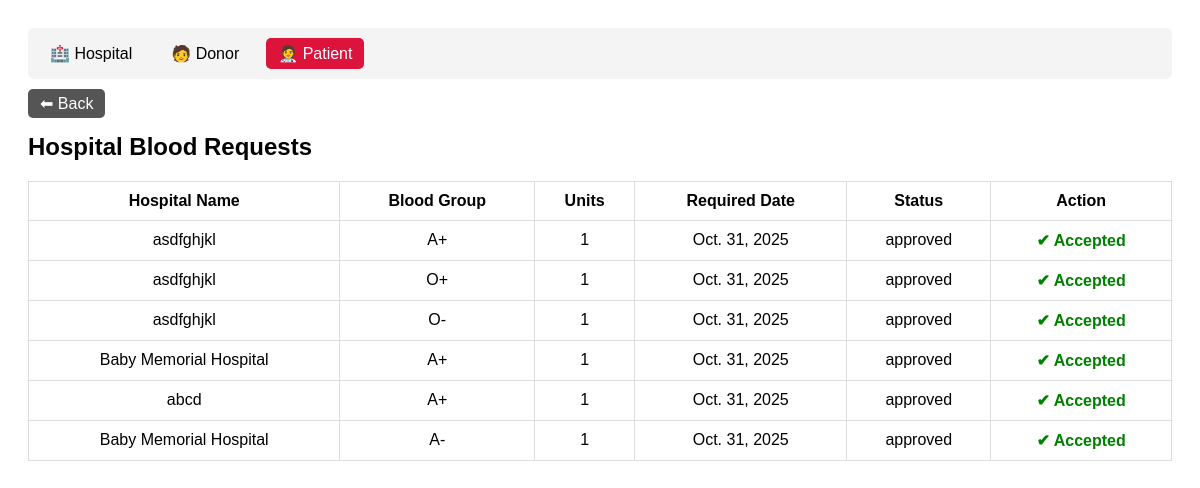
The page /manage_hospitals/ on the database as committed earlier.
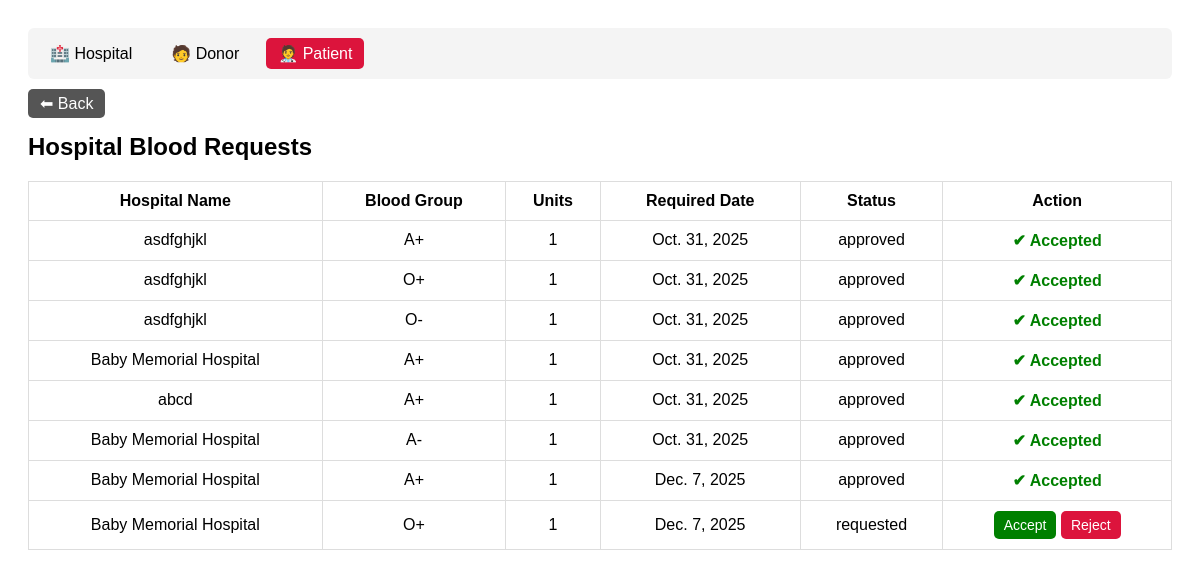
The same page on the database as committed later.
### Blood_Bank/models.py (models this page shows, shortened)
class Hospital_Request(models.Model):
    hospital = models.ForeignKey(Hospital,on_delete=models.CASCADE)
    Blood_group = models.CharField(null=False,blank=False)
    unit = models.PositiveIntegerField(null=True,blank=True)
    date = models.DateField(null=True,blank=True)
    urgent = models.BooleanField(default=False)
    patient_name = models.CharField(max_length=100, null=True, blank=True)
    patient_email = models.EmailField(null=True, blank=True)
    patient_contact = models.CharField(max_length=15, null=True, blank=True)
    STATUS_CHOICES = (
        ('requested', 'Requested'),
        ('approved', 'Approved'),
        ('rejected', 'Rejected'),
    )
    status = models.CharField(max_length=10, choices=STATUS_CHOICES, default='requested')

class Hospital(models.Model):
    profile = models.OneToOneField(Profile, on_delete=models.CASCADE)
    hospital_name = models.CharField(max_length=40,null=True,blank=True)
    contact_number = models.CharField(max_length = 20,null=True,blank=True)
    location = models.CharField(max_length=40,null=True,blank=True)
    a_pos = models.PositiveIntegerField(null=True, blank=True, default=0)
    a_neg = models.PositiveIntegerField(null=True, blank=True, default=0)
    b_pos = models.PositiveIntegerField(null=True, blank=True, default=0)
    b_neg = models.PositiveIntegerField(null=True, blank=True, default=0)
    ab_pos = models.PositiveIntegerField(null=True, blank=True, default=0)
    ab_neg = models.PositiveIntegerField(null=True, blank=True, default=0)
    o_pos = models.PositiveIntegerField(null=True, blank=True, default=0)
    o_neg = models.PositiveIntegerField(null=True, blank=True, default=0)

### Blood_Bank/views.py (the view)
# urls.py: path('manage_hospitals/',views.manage_hospitals,name='manage_hospitals'),
def manage_hospitals(request):
    hospital_request = Hospital_Request.objects.all()
    return render(request,'admin_dashboard/manage_hospitals.html',{'hospital_request':hospital_request})

### Blood_Bank/templates/admin_dashboard/manage_hospitals.html (shortened to what this page needs)
{% load static %}
<!DOCTYPE html>
<html lang="en">
<head>
    <link rel="stylesheet" href="{% static 'css/admin_dashboard/manage_hospitals.css' %}">
</head>
<body>
    <div class="page-container">
        <nav class="top-menu">
            <a href="{% url 'manage_hospitals' %}">🏥 Hospital</a>
            <a href="{% url 'manage_donors' %}">🧑 Donor</a>
            <a href="{% url 'manage_patients' %}" class="active">🧑‍⚕ Patient</a>
        </nav>
        <div class="back-section">
            <a href="{% url 'admindashboard' %}" class="back-btn">⬅ Back</a>
        </div>
        <main class="table-container">
            <h2>Hospital Blood Requests</h2>
            <table>
                <thead>
                    <tr>
                        <th>Hospital Name</th>
                        <th>Blood Group</th>
                        <th>Units</th>
                        <th>Required Date</th>
                        <th>Status</th>
                        <th>Action</th>
                    </tr>
                </thead>
                <tbody>
                    {% for r in hospital_request %}
                    <tr>
                        <td>{{ r.hospital.hospital_name }}</td>
                        <td>{{ r.Blood_group }}</td>
                        <td>{{ r.unit }}</td>
                        <td>{{ r.date }}</td>
                        <td>{{ r.status }}</td>
                        <td>
                            {% if r.status == 'approved' %}
                                <span class="status-approved show">✔ Accepted</span>
                            {% else %}
                                <button class="btn approve"
                                        type="button"
                                        data-url="{% url 'manage_hospitals_update' r.id %}"
                                        onclick="handleAccept(this)">Accept</button>
                                <button class="btn reject"
                                        type="button"
                                        data-url="{% url 'manage_hospitals_reject' r.id %}"
                                        onclick="handleReject(this)">Reject</button>
                            {% endif %}
                        </td>
                    </tr>
                    {% empty %}
                    <tr>
                        <td colspan="6">No hospital requests available</td>
                    </tr>
                    {% endfor %}
                </tbody>
            </table>
        </main>
    </div>
</body>
</html>

Rows that differ between the two databases and show on the page:
added Hospital_Request: hospital.hospital_name "Baby Memorial Hospital", Blood_group "A+", unit "1", date "Dec. 7, 2025", status "approved", shows "✔ Accepted"
added Hospital_Request: hospital.hospital_name "Baby Memorial Hospital", Blood_group "O+", unit "1", date "Dec. 7, 2025", status "requested", shows "Accept"
